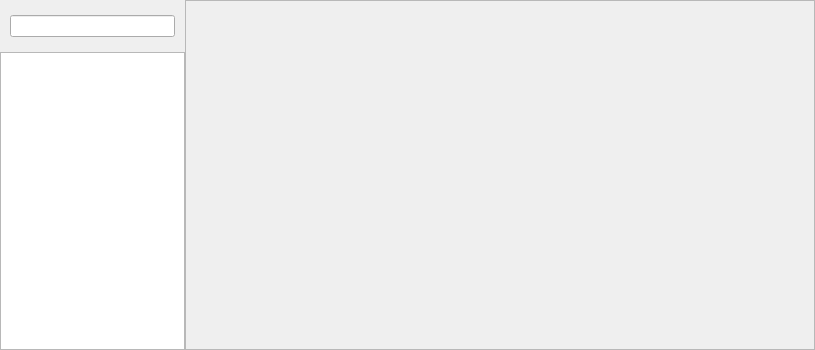
<?xml version="1.0" encoding="UTF-8"?>
<ui version="4.0">
 <class>MuLocalMusicDetailUI</class>
 <widget class="QWidget" name="MuLocalMusicDetailUI">
  <property name="geometry">
   <rect>
    <x>0</x>
    <y>0</y>
    <width>815</width>
    <height>350</height>
   </rect>
  </property>
  <property name="windowTitle">
   <string>Form</string>
  </property>
  <property name="styleSheet">
   <string notr="true"/>
  </property>
  <layout class="QHBoxLayout" name="horizontalLayout">
   <property name="leftMargin">
    <number>0</number>
   </property>
   <property name="topMargin">
    <number>0</number>
   </property>
   <property name="rightMargin">
    <number>0</number>
   </property>
   <property name="bottomMargin">
    <number>0</number>
   </property>
   <item>
    <widget class="QSplitter" name="splitter">
     <property name="styleSheet">
      <string notr="true"/>
     </property>
     <property name="orientation">
      <enum>Qt::Horizontal</enum>
     </property>
     <property name="opaqueResize">
      <bool>true</bool>
     </property>
     <property name="handleWidth">
      <number>0</number>
     </property>
     <property name="childrenCollapsible">
      <bool>false</bool>
     </property>
     <widget class="QWidget" name="localThumbWidget" native="true">
      <property name="sizePolicy">
       <sizepolicy hsizetype="Minimum" vsizetype="Preferred">
        <horstretch>0</horstretch>
        <verstretch>0</verstretch>
       </sizepolicy>
      </property>
      <property name="minimumSize">
       <size>
        <width>185</width>
        <height>0</height>
       </size>
      </property>
      <property name="maximumSize">
       <size>
        <width>16777215</width>
        <height>16777215</height>
       </size>
      </property>
      <property name="styleSheet">
       <string notr="true"/>
      </property>
      <layout class="QVBoxLayout" name="verticalLayout">
       <property name="spacing">
        <number>15</number>
       </property>
       <property name="leftMargin">
        <number>0</number>
       </property>
       <property name="topMargin">
        <number>15</number>
       </property>
       <property name="rightMargin">
        <number>0</number>
       </property>
       <property name="bottomMargin">
        <number>0</number>
       </property>
       <item>
        <layout class="QHBoxLayout" name="horizontalLayout_3" stretch="0">
         <property name="sizeConstraint">
          <enum>QLayout::SetMaximumSize</enum>
         </property>
         <property name="leftMargin">
          <number>10</number>
         </property>
         <property name="rightMargin">
          <number>10</number>
         </property>
         <item>
          <widget class="MuSearchBox" name="localThumbSearchBox">
           <property name="sizePolicy">
            <sizepolicy hsizetype="Expanding" vsizetype="Fixed">
             <horstretch>1</horstretch>
             <verstretch>0</verstretch>
            </sizepolicy>
           </property>
           <property name="minimumSize">
            <size>
             <width>165</width>
             <height>0</height>
            </size>
           </property>
          </widget>
         </item>
        </layout>
       </item>
       <item>
        <widget class="MuListView" name="localThumbListView">
         <property name="sizePolicy">
          <sizepolicy hsizetype="Ignored" vsizetype="Expanding">
           <horstretch>0</horstretch>
           <verstretch>0</verstretch>
          </sizepolicy>
         </property>
         <property name="minimumSize">
          <size>
           <width>180</width>
           <height>0</height>
          </size>
         </property>
        </widget>
       </item>
      </layout>
     </widget>
     <widget class="MuLocalTableViewWidget" name="localMusicTableViewArea" native="true">
      <property name="sizePolicy">
       <sizepolicy hsizetype="Expanding" vsizetype="Expanding">
        <horstretch>1</horstretch>
        <verstretch>0</verstretch>
       </sizepolicy>
      </property>
      <property name="minimumSize">
       <size>
        <width>630</width>
        <height>0</height>
       </size>
      </property>
      <layout class="QVBoxLayout" name="verticalLayout_2">
       <property name="spacing">
        <number>15</number>
       </property>
       <property name="leftMargin">
        <number>0</number>
       </property>
       <property name="topMargin">
        <number>0</number>
       </property>
       <property name="rightMargin">
        <number>0</number>
       </property>
       <property name="bottomMargin">
        <number>0</number>
       </property>
       <item>
        <layout class="QHBoxLayout" name="localTableLayout">
         <property name="spacing">
          <number>0</number>
         </property>
         <property name="leftMargin">
          <number>0</number>
         </property>
         <property name="rightMargin">
          <number>0</number>
         </property>
         <item>
          <widget class="MuScrollArea" name="localTableScrollArea">
           <property name="styleSheet">
            <string notr="true"/>
           </property>
           <property name="widgetResizable">
            <bool>true</bool>
           </property>
           <widget class="MuLocalMusicTableAreaUI" name="localScrollAreaWidgetContents">
            <property name="geometry">
             <rect>
              <x>0</x>
              <y>0</y>
              <width>626</width>
              <height>346</height>
             </rect>
            </property>
            <property name="styleSheet">
             <string notr="true"/>
            </property>
           </widget>
          </widget>
         </item>
        </layout>
       </item>
      </layout>
     </widget>
    </widget>
   </item>
  </layout>
 </widget>
 <customwidgets>
  <customwidget>
   <class>MuSearchBox</class>
   <extends>QLineEdit</extends>
   <header>MuSmallControls.h</header>
  </customwidget>
  <customwidget>
   <class>MuListView</class>
   <extends>QListView</extends>
   <header>MuListView.h</header>
  </customwidget>
  <customwidget>
   <class>MuLocalTableViewWidget</class>
   <extends>QWidget</extends>
   <header>MuLocalMusicDetailUI.h</header>
   <container>1</container>
  </customwidget>
  <customwidget>
   <class>MuLocalMusicTableAreaUI</class>
   <extends>QWidget</extends>
   <header>MuLocalMusicTableAreaUI.h</header>
   <container>1</container>
  </customwidget>
  <customwidget>
   <class>MuScrollArea</class>
   <extends>QScrollArea</extends>
   <header>MuScrollArea.h</header>
   <container>1</container>
  </customwidget>
 </customwidgets>
 <resources/>
 <connections/>
</ui>
